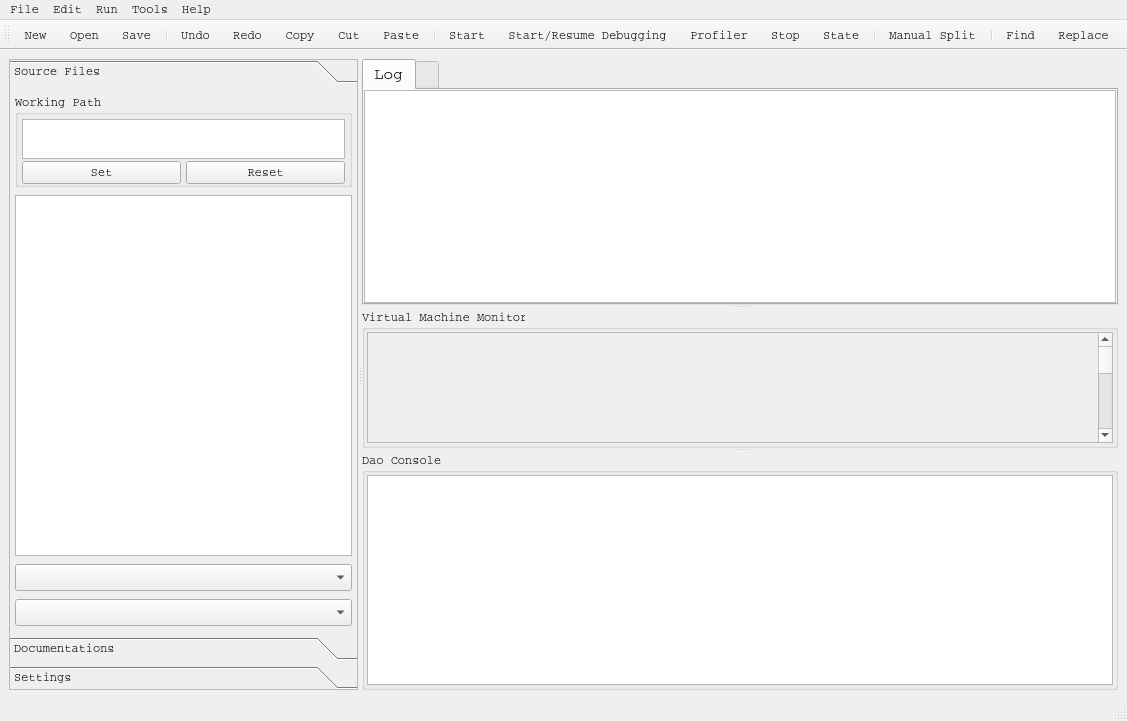
<?xml version="1.0" encoding="UTF-8"?>
<ui version="4.0">
 <class>DaoStudio</class>
 <widget class="QMainWindow" name="DaoStudio">
  <property name="geometry">
   <rect>
    <x>0</x>
    <y>0</y>
    <width>1127</width>
    <height>721</height>
   </rect>
  </property>
  <property name="sizePolicy">
   <sizepolicy hsizetype="Preferred" vsizetype="Preferred">
    <horstretch>0</horstretch>
    <verstretch>0</verstretch>
   </sizepolicy>
  </property>
  <property name="font">
   <font>
    <family>Courier</family>
   </font>
  </property>
  <property name="windowTitle">
   <string>DaoStudio</string>
  </property>
  <property name="windowIcon">
   <iconset resource="../daostudio.qrc">
    <normaloff>:/images/daostudio2.png</normaloff>:/images/daostudio2.png</iconset>
  </property>
  <widget class="QWidget" name="centralwidget">
   <layout class="QHBoxLayout" name="horizontalLayout">
    <item>
     <widget class="QSplitter" name="mainSplitter">
      <property name="orientation">
       <enum>Qt::Horizontal</enum>
      </property>
      <widget class="QToolBox" name="toolBox">
       <property name="sizePolicy">
        <sizepolicy hsizetype="Minimum" vsizetype="Preferred">
         <horstretch>0</horstretch>
         <verstretch>0</verstretch>
        </sizepolicy>
       </property>
       <property name="minimumSize">
        <size>
         <width>200</width>
         <height>0</height>
        </size>
       </property>
       <property name="maximumSize">
        <size>
         <width>400</width>
         <height>16777215</height>
        </size>
       </property>
       <property name="sizeIncrement">
        <size>
         <width>1</width>
         <height>1</height>
        </size>
       </property>
       <property name="baseSize">
        <size>
         <width>100</width>
         <height>100</height>
        </size>
       </property>
       <property name="frameShape">
        <enum>QFrame::StyledPanel</enum>
       </property>
       <property name="frameShadow">
        <enum>QFrame::Plain</enum>
       </property>
       <property name="currentIndex">
        <number>0</number>
       </property>
       <widget class="QWidget" name="pageSourceFile">
        <property name="geometry">
         <rect>
          <x>0</x>
          <y>0</y>
          <width>344</width>
          <height>510</height>
         </rect>
        </property>
        <property name="sizePolicy">
         <sizepolicy hsizetype="Minimum" vsizetype="Preferred">
          <horstretch>0</horstretch>
          <verstretch>0</verstretch>
         </sizepolicy>
        </property>
        <property name="minimumSize">
         <size>
          <width>100</width>
          <height>0</height>
         </size>
        </property>
        <property name="maximumSize">
         <size>
          <width>400</width>
          <height>16777215</height>
         </size>
        </property>
        <attribute name="icon">
         <iconset resource="../daostudio.qrc">
          <normaloff>:/images/daofile.png</normaloff>:/images/daofile.png</iconset>
        </attribute>
        <attribute name="label">
         <string>Source Files</string>
        </attribute>
        <layout class="QVBoxLayout" name="verticalLayout_2">
         <property name="spacing">
          <number>8</number>
         </property>
         <property name="margin">
          <number>5</number>
         </property>
         <item>
          <widget class="QGroupBox" name="groupBox_3">
           <property name="sizePolicy">
            <sizepolicy hsizetype="Minimum" vsizetype="Minimum">
             <horstretch>0</horstretch>
             <verstretch>0</verstretch>
            </sizepolicy>
           </property>
           <property name="minimumSize">
            <size>
             <width>100</width>
             <height>0</height>
            </size>
           </property>
           <property name="maximumSize">
            <size>
             <width>385</width>
             <height>16777215</height>
            </size>
           </property>
           <property name="title">
            <string>Working Path</string>
           </property>
           <layout class="QVBoxLayout" name="verticalLayout_6">
            <property name="spacing">
             <number>2</number>
            </property>
            <property name="leftMargin">
             <number>4</number>
            </property>
            <property name="topMargin">
             <number>4</number>
            </property>
            <property name="rightMargin">
             <number>4</number>
            </property>
            <property name="bottomMargin">
             <number>0</number>
            </property>
            <item>
             <widget class="QTextBrowser" name="wgtPathWorking">
              <property name="sizePolicy">
               <sizepolicy hsizetype="MinimumExpanding" vsizetype="Minimum">
                <horstretch>0</horstretch>
                <verstretch>0</verstretch>
               </sizepolicy>
              </property>
              <property name="minimumSize">
               <size>
                <width>100</width>
                <height>0</height>
               </size>
              </property>
              <property name="maximumSize">
               <size>
                <width>16777215</width>
                <height>40</height>
               </size>
              </property>
             </widget>
            </item>
            <item>
             <layout class="QHBoxLayout" name="horizontalLayout_2">
              <property name="spacing">
               <number>5</number>
              </property>
              <item>
               <widget class="QPushButton" name="btSetPath">
                <property name="minimumSize">
                 <size>
                  <width>50</width>
                  <height>0</height>
                 </size>
                </property>
                <property name="toolTip">
                 <string>Set the below browsing path as the working path</string>
                </property>
                <property name="text">
                 <string>Set</string>
                </property>
               </widget>
              </item>
              <item>
               <widget class="QPushButton" name="btResetPath">
                <property name="minimumSize">
                 <size>
                  <width>50</width>
                  <height>0</height>
                 </size>
                </property>
                <property name="toolTip">
                 <string>Set the working path as the below browsing path</string>
                </property>
                <property name="text">
                 <string>Reset</string>
                </property>
               </widget>
              </item>
             </layout>
            </item>
           </layout>
          </widget>
         </item>
         <item>
          <widget class="QListWidget" name="wgtFileList">
           <property name="sizePolicy">
            <sizepolicy hsizetype="Minimum" vsizetype="Expanding">
             <horstretch>0</horstretch>
             <verstretch>0</verstretch>
            </sizepolicy>
           </property>
           <property name="minimumSize">
            <size>
             <width>100</width>
             <height>0</height>
            </size>
           </property>
           <property name="maximumSize">
            <size>
             <width>385</width>
             <height>16777215</height>
            </size>
           </property>
           <property name="font">
            <font>
             <family>Courier</family>
             <pointsize>13</pointsize>
            </font>
           </property>
          </widget>
         </item>
         <item>
          <widget class="QComboBox" name="wgtPathList">
           <property name="sizePolicy">
            <sizepolicy hsizetype="Minimum" vsizetype="Fixed">
             <horstretch>0</horstretch>
             <verstretch>0</verstretch>
            </sizepolicy>
           </property>
           <property name="minimumSize">
            <size>
             <width>100</width>
             <height>0</height>
            </size>
           </property>
           <property name="maximumSize">
            <size>
             <width>388</width>
             <height>16777215</height>
            </size>
           </property>
           <property name="font">
            <font>
             <pointsize>12</pointsize>
            </font>
           </property>
          </widget>
         </item>
         <item>
          <widget class="QComboBox" name="wgtFileSuffix">
           <property name="sizePolicy">
            <sizepolicy hsizetype="Minimum" vsizetype="Fixed">
             <horstretch>0</horstretch>
             <verstretch>0</verstretch>
            </sizepolicy>
           </property>
           <property name="minimumSize">
            <size>
             <width>100</width>
             <height>0</height>
            </size>
           </property>
           <property name="maximumSize">
            <size>
             <width>388</width>
             <height>16777215</height>
            </size>
           </property>
           <property name="font">
            <font>
             <pointsize>12</pointsize>
            </font>
           </property>
          </widget>
         </item>
        </layout>
       </widget>
       <widget class="QWidget" name="pageDocumentation">
        <property name="geometry">
         <rect>
          <x>0</x>
          <y>0</y>
          <width>344</width>
          <height>510</height>
         </rect>
        </property>
        <property name="sizePolicy">
         <sizepolicy hsizetype="Minimum" vsizetype="Preferred">
          <horstretch>0</horstretch>
          <verstretch>0</verstretch>
         </sizepolicy>
        </property>
        <property name="minimumSize">
         <size>
          <width>100</width>
          <height>0</height>
         </size>
        </property>
        <property name="maximumSize">
         <size>
          <width>400</width>
          <height>16777215</height>
         </size>
        </property>
        <attribute name="icon">
         <iconset resource="../daostudio.qrc">
          <normaloff>:/images/book.png</normaloff>:/images/book.png</iconset>
        </attribute>
        <attribute name="label">
         <string>Documentations</string>
        </attribute>
        <layout class="QVBoxLayout" name="verticalLayout">
         <property name="margin">
          <number>5</number>
         </property>
         <item>
          <widget class="QListWidget" name="wgtDocList">
           <property name="sizePolicy">
            <sizepolicy hsizetype="Minimum" vsizetype="Expanding">
             <horstretch>0</horstretch>
             <verstretch>0</verstretch>
            </sizepolicy>
           </property>
           <property name="minimumSize">
            <size>
             <width>100</width>
             <height>0</height>
            </size>
           </property>
           <property name="maximumSize">
            <size>
             <width>385</width>
             <height>16777215</height>
            </size>
           </property>
           <property name="font">
            <font>
             <family>Courier</family>
             <pointsize>13</pointsize>
            </font>
           </property>
          </widget>
         </item>
        </layout>
       </widget>
       <widget class="QWidget" name="page">
        <property name="geometry">
         <rect>
          <x>0</x>
          <y>0</y>
          <width>344</width>
          <height>510</height>
         </rect>
        </property>
        <property name="sizePolicy">
         <sizepolicy hsizetype="Minimum" vsizetype="Preferred">
          <horstretch>0</horstretch>
          <verstretch>0</verstretch>
         </sizepolicy>
        </property>
        <property name="minimumSize">
         <size>
          <width>100</width>
          <height>0</height>
         </size>
        </property>
        <property name="maximumSize">
         <size>
          <width>400</width>
          <height>16777215</height>
         </size>
        </property>
        <attribute name="label">
         <string>Settings</string>
        </attribute>
        <layout class="QVBoxLayout" name="verticalLayout_5">
         <item>
          <widget class="QGroupBox" name="groupBox">
           <property name="sizePolicy">
            <sizepolicy hsizetype="Minimum" vsizetype="Preferred">
             <horstretch>0</horstretch>
             <verstretch>0</verstretch>
            </sizepolicy>
           </property>
           <property name="minimumSize">
            <size>
             <width>100</width>
             <height>0</height>
            </size>
           </property>
           <property name="maximumSize">
            <size>
             <width>370</width>
             <height>16777215</height>
            </size>
           </property>
           <property name="title">
            <string>Font</string>
           </property>
           <layout class="QVBoxLayout" name="verticalLayout_4">
            <item>
             <widget class="QFontComboBox" name="wgtFontFamily">
              <property name="sizePolicy">
               <sizepolicy hsizetype="Minimum" vsizetype="Fixed">
                <horstretch>0</horstretch>
                <verstretch>0</verstretch>
               </sizepolicy>
              </property>
              <property name="minimumSize">
               <size>
                <width>100</width>
                <height>0</height>
               </size>
              </property>
              <property name="maximumSize">
               <size>
                <width>16777215</width>
                <height>16777215</height>
               </size>
              </property>
             </widget>
            </item>
            <item>
             <widget class="QComboBox" name="wgtFontSize">
              <property name="sizePolicy">
               <sizepolicy hsizetype="Minimum" vsizetype="Fixed">
                <horstretch>0</horstretch>
                <verstretch>0</verstretch>
               </sizepolicy>
              </property>
              <property name="minimumSize">
               <size>
                <width>100</width>
                <height>0</height>
               </size>
              </property>
              <property name="maximumSize">
               <size>
                <width>16777215</width>
                <height>16777215</height>
               </size>
              </property>
             </widget>
            </item>
           </layout>
          </widget>
         </item>
         <item>
          <widget class="QGroupBox" name="groupBox_2">
           <property name="sizePolicy">
            <sizepolicy hsizetype="Minimum" vsizetype="Preferred">
             <horstretch>0</horstretch>
             <verstretch>0</verstretch>
            </sizepolicy>
           </property>
           <property name="minimumSize">
            <size>
             <width>100</width>
             <height>0</height>
            </size>
           </property>
           <property name="maximumSize">
            <size>
             <width>370</width>
             <height>16777215</height>
            </size>
           </property>
           <property name="title">
            <string>Background Color</string>
           </property>
           <layout class="QGridLayout" name="gridLayout">
            <item row="0" column="0">
             <widget class="QLabel" name="label">
              <property name="sizePolicy">
               <sizepolicy hsizetype="Minimum" vsizetype="Preferred">
                <horstretch>0</horstretch>
                <verstretch>0</verstretch>
               </sizepolicy>
              </property>
              <property name="minimumSize">
               <size>
                <width>0</width>
                <height>0</height>
               </size>
              </property>
              <property name="text">
               <string>Editor:</string>
              </property>
             </widget>
            </item>
            <item row="0" column="1">
             <widget class="QComboBox" name="wgtEditorColor">
              <property name="sizePolicy">
               <sizepolicy hsizetype="MinimumExpanding" vsizetype="Fixed">
                <horstretch>0</horstretch>
                <verstretch>0</verstretch>
               </sizepolicy>
              </property>
              <property name="minimumSize">
               <size>
                <width>100</width>
                <height>0</height>
               </size>
              </property>
             </widget>
            </item>
            <item row="1" column="0">
             <widget class="QLabel" name="label_2">
              <property name="sizePolicy">
               <sizepolicy hsizetype="Minimum" vsizetype="Preferred">
                <horstretch>0</horstretch>
                <verstretch>0</verstretch>
               </sizepolicy>
              </property>
              <property name="minimumSize">
               <size>
                <width>0</width>
                <height>0</height>
               </size>
              </property>
              <property name="text">
               <string>Console:</string>
              </property>
             </widget>
            </item>
            <item row="1" column="1">
             <widget class="QComboBox" name="wgtConsoleColor">
              <property name="sizePolicy">
               <sizepolicy hsizetype="MinimumExpanding" vsizetype="Fixed">
                <horstretch>0</horstretch>
                <verstretch>0</verstretch>
               </sizepolicy>
              </property>
              <property name="minimumSize">
               <size>
                <width>100</width>
                <height>0</height>
               </size>
              </property>
             </widget>
            </item>
           </layout>
          </widget>
         </item>
         <item>
          <widget class="QGroupBox" name="groupBox_5">
           <property name="sizePolicy">
            <sizepolicy hsizetype="Minimum" vsizetype="Preferred">
             <horstretch>0</horstretch>
             <verstretch>0</verstretch>
            </sizepolicy>
           </property>
           <property name="minimumSize">
            <size>
             <width>100</width>
             <height>0</height>
            </size>
           </property>
           <property name="maximumSize">
            <size>
             <width>370</width>
             <height>16777215</height>
            </size>
           </property>
           <property name="title">
            <string>Tab Visibility</string>
           </property>
           <layout class="QVBoxLayout" name="verticalLayout_7">
            <item>
             <widget class="QComboBox" name="wgtTabVisibility">
              <property name="sizePolicy">
               <sizepolicy hsizetype="Minimum" vsizetype="Fixed">
                <horstretch>0</horstretch>
                <verstretch>0</verstretch>
               </sizepolicy>
              </property>
              <property name="minimumSize">
               <size>
                <width>100</width>
                <height>0</height>
               </size>
              </property>
              <item>
               <property name="text">
                <string>None</string>
               </property>
              </item>
              <item>
               <property name="text">
                <string>Low</string>
               </property>
              </item>
              <item>
               <property name="text">
                <string>Normal</string>
               </property>
              </item>
              <item>
               <property name="text">
                <string>High</string>
               </property>
              </item>
             </widget>
            </item>
           </layout>
          </widget>
         </item>
         <item>
          <widget class="QGroupBox" name="groupBox_4">
           <property name="sizePolicy">
            <sizepolicy hsizetype="Minimum" vsizetype="Preferred">
             <horstretch>0</horstretch>
             <verstretch>0</verstretch>
            </sizepolicy>
           </property>
           <property name="minimumSize">
            <size>
             <width>100</width>
             <height>0</height>
            </size>
           </property>
           <property name="maximumSize">
            <size>
             <width>370</width>
             <height>16777215</height>
            </size>
           </property>
           <property name="title">
            <string>Edit Mode</string>
           </property>
           <layout class="QGridLayout" name="gridLayout_2">
            <item row="0" column="0">
             <widget class="QLabel" name="label_3">
              <property name="sizePolicy">
               <sizepolicy hsizetype="Minimum" vsizetype="Preferred">
                <horstretch>0</horstretch>
                <verstretch>0</verstretch>
               </sizepolicy>
              </property>
              <property name="minimumSize">
               <size>
                <width>0</width>
                <height>0</height>
               </size>
              </property>
              <property name="text">
               <string>Editor:</string>
              </property>
             </widget>
            </item>
            <item row="0" column="1" rowspan="2">
             <widget class="QComboBox" name="wgtEditorMode">
              <property name="sizePolicy">
               <sizepolicy hsizetype="MinimumExpanding" vsizetype="Fixed">
                <horstretch>0</horstretch>
                <verstretch>0</verstretch>
               </sizepolicy>
              </property>
              <property name="minimumSize">
               <size>
                <width>100</width>
                <height>0</height>
               </size>
              </property>
             </widget>
            </item>
            <item row="1" column="0" rowspan="2">
             <widget class="QLabel" name="label_4">
              <property name="sizePolicy">
               <sizepolicy hsizetype="Minimum" vsizetype="Preferred">
                <horstretch>0</horstretch>
                <verstretch>0</verstretch>
               </sizepolicy>
              </property>
              <property name="minimumSize">
               <size>
                <width>0</width>
                <height>0</height>
               </size>
              </property>
              <property name="text">
               <string>Console:</string>
              </property>
             </widget>
            </item>
            <item row="2" column="1">
             <widget class="QComboBox" name="wgtConsoleMode">
              <property name="sizePolicy">
               <sizepolicy hsizetype="MinimumExpanding" vsizetype="Fixed">
                <horstretch>0</horstretch>
                <verstretch>0</verstretch>
               </sizepolicy>
              </property>
              <property name="minimumSize">
               <size>
                <width>100</width>
                <height>0</height>
               </size>
              </property>
             </widget>
            </item>
           </layout>
          </widget>
         </item>
         <item>
          <spacer name="verticalSpacer">
           <property name="orientation">
            <enum>Qt::Vertical</enum>
           </property>
           <property name="sizeHint" stdset="0">
            <size>
             <width>20</width>
             <height>40</height>
            </size>
           </property>
          </spacer>
         </item>
        </layout>
       </widget>
      </widget>
      <widget class="QSplitter" name="splitter">
       <property name="orientation">
        <enum>Qt::Vertical</enum>
       </property>
       <widget class="DaoTabEditor" name="wgtEditorTabs">
        <property name="minimumSize">
         <size>
          <width>500</width>
          <height>100</height>
         </size>
        </property>
        <property name="font">
         <font>
          <family>Courier</family>
          <pointsize>12</pointsize>
         </font>
        </property>
        <property name="currentIndex">
         <number>0</number>
        </property>
        <property name="iconSize">
         <size>
          <width>24</width>
          <height>24</height>
         </size>
        </property>
        <widget class="QWidget" name="tab">
         <attribute name="title">
          <string>Log</string>
         </attribute>
         <layout class="QVBoxLayout" name="verticalLayout_3">
          <property name="margin">
           <number>0</number>
          </property>
          <item>
           <widget class="QTextBrowser" name="wgtLogText">
            <property name="minimumSize">
             <size>
              <width>600</width>
              <height>50</height>
             </size>
            </property>
            <property name="font">
             <font>
              <family>Courier</family>
             </font>
            </property>
           </widget>
          </item>
         </layout>
        </widget>
        <widget class="QWidget" name="tab_3">
         <attribute name="icon">
          <iconset resource="../daostudio.qrc">
           <normaloff>:/images/book.png</normaloff>:/images/book.png</iconset>
         </attribute>
         <attribute name="title">
          <string/>
         </attribute>
        </widget>
       </widget>
       <widget class="QGroupBox" name="wgtGroupMonitor">
        <property name="title">
         <string>Virtual Machine Monitor</string>
        </property>
        <layout class="QVBoxLayout" name="verticalLayout_8">
         <property name="margin">
          <number>2</number>
         </property>
         <item>
          <widget class="QScrollArea" name="wgtMonitorArea">
           <property name="minimumSize">
            <size>
             <width>0</width>
             <height>100</height>
            </size>
           </property>
           <property name="widgetResizable">
            <bool>true</bool>
           </property>
           <widget class="DaoMonitor" name="wgtMonitor">
            <property name="geometry">
             <rect>
              <x>0</x>
              <y>0</y>
              <width>723</width>
              <height>400</height>
             </rect>
            </property>
            <property name="minimumSize">
             <size>
              <width>0</width>
              <height>400</height>
             </size>
            </property>
           </widget>
          </widget>
         </item>
        </layout>
       </widget>
       <widget class="QGroupBox" name="wgtGroupConsole">
        <property name="title">
         <string>Dao Console</string>
        </property>
        <layout class="QVBoxLayout" name="verticalLayout_9">
         <property name="margin">
          <number>2</number>
         </property>
         <item>
          <widget class="DaoConsole" name="wgtConsole">
           <property name="minimumSize">
            <size>
             <width>600</width>
             <height>100</height>
            </size>
           </property>
           <property name="font">
            <font>
             <family>Courier 10 Pitch</family>
             <pointsize>14</pointsize>
             <weight>50</weight>
             <bold>false</bold>
            </font>
           </property>
          </widget>
         </item>
        </layout>
       </widget>
      </widget>
     </widget>
    </item>
   </layout>
  </widget>
  <widget class="QMenuBar" name="menubar">
   <property name="geometry">
    <rect>
     <x>0</x>
     <y>0</y>
     <width>1127</width>
     <height>22</height>
    </rect>
   </property>
   <widget class="QMenu" name="menuFile">
    <property name="title">
     <string>File</string>
    </property>
    <addaction name="actionNew"/>
    <addaction name="actionOpen"/>
    <addaction name="actionSave"/>
    <addaction name="actionSave_as"/>
    <addaction name="separator"/>
    <addaction name="actionPrint"/>
    <addaction name="separator"/>
    <addaction name="actionQuit"/>
   </widget>
   <widget class="QMenu" name="menuEdit">
    <property name="title">
     <string>Edit</string>
    </property>
    <addaction name="actionUndo"/>
    <addaction name="actionRedo"/>
    <addaction name="actionCopy"/>
    <addaction name="actionCut"/>
    <addaction name="actionPaste"/>
    <addaction name="separator"/>
    <addaction name="actionFind"/>
    <addaction name="actionReplace"/>
   </widget>
   <widget class="QMenu" name="menuHelp">
    <property name="title">
     <string>Help</string>
    </property>
    <addaction name="actionTips"/>
    <addaction name="actionDocs"/>
    <addaction name="actionHelpVIM"/>
    <addaction name="actionAbout"/>
   </widget>
   <widget class="QMenu" name="menuRun">
    <property name="title">
     <string>Run</string>
    </property>
    <addaction name="actionStart"/>
    <addaction name="actionStop"/>
    <addaction name="actionDebug"/>
   </widget>
   <widget class="QMenu" name="menuTools">
    <property name="title">
     <string>Tools</string>
    </property>
    <addaction name="actionRestartMonitor"/>
   </widget>
   <addaction name="menuFile"/>
   <addaction name="menuEdit"/>
   <addaction name="menuRun"/>
   <addaction name="menuTools"/>
   <addaction name="menuHelp"/>
  </widget>
  <widget class="QStatusBar" name="statusbar"/>
  <widget class="QToolBar" name="DConToolBar">
   <property name="font">
    <font>
     <family>Helvetica</family>
    </font>
   </property>
   <property name="windowTitle">
    <string>toolBar</string>
   </property>
   <attribute name="toolBarArea">
    <enum>TopToolBarArea</enum>
   </attribute>
   <attribute name="toolBarBreak">
    <bool>false</bool>
   </attribute>
   <addaction name="actionNew"/>
   <addaction name="actionOpen"/>
   <addaction name="actionSave"/>
   <addaction name="separator"/>
   <addaction name="actionUndo"/>
   <addaction name="actionRedo"/>
   <addaction name="actionCopy"/>
   <addaction name="actionCut"/>
   <addaction name="actionPaste"/>
   <addaction name="separator"/>
   <addaction name="actionStart"/>
   <addaction name="actionDebug"/>
   <addaction name="actionProfiler"/>
   <addaction name="actionStop"/>
   <addaction name="actionState"/>
   <addaction name="separator"/>
   <addaction name="actionMSplit"/>
   <addaction name="separator"/>
   <addaction name="actionFind"/>
   <addaction name="actionReplace"/>
  </widget>
  <action name="actionOpen">
   <property name="text">
    <string>Open</string>
   </property>
  </action>
  <action name="actionSave">
   <property name="text">
    <string>Save</string>
   </property>
  </action>
  <action name="actionQuit">
   <property name="text">
    <string>Quit</string>
   </property>
  </action>
  <action name="actionUndo">
   <property name="text">
    <string>Undo</string>
   </property>
   <property name="toolTip">
    <string>Undo/Backward</string>
   </property>
  </action>
  <action name="actionRedo">
   <property name="text">
    <string>Redo</string>
   </property>
   <property name="toolTip">
    <string>Redo/Forward</string>
   </property>
  </action>
  <action name="actionCopy">
   <property name="icon">
    <iconset resource="../daostudio.qrc">
     <normaloff>:/images/copy.png</normaloff>:/images/copy.png</iconset>
   </property>
   <property name="text">
    <string>Copy</string>
   </property>
  </action>
  <action name="actionCut">
   <property name="icon">
    <iconset resource="../daostudio.qrc">
     <normaloff>:/images/cut.png</normaloff>:/images/cut.png</iconset>
   </property>
   <property name="text">
    <string>Cut</string>
   </property>
  </action>
  <action name="actionPaste">
   <property name="icon">
    <iconset resource="../daostudio.qrc">
     <normaloff>:/images/paste.png</normaloff>:/images/paste.png</iconset>
   </property>
   <property name="text">
    <string>Paste</string>
   </property>
  </action>
  <action name="actionFind">
   <property name="icon">
    <iconset resource="../daostudio.qrc">
     <normaloff>:/images/find.png</normaloff>:/images/find.png</iconset>
   </property>
   <property name="text">
    <string>Find</string>
   </property>
  </action>
  <action name="actionReplace">
   <property name="icon">
    <iconset resource="../daostudio.qrc">
     <normaloff>:/images/replace.png</normaloff>:/images/replace.png</iconset>
   </property>
   <property name="text">
    <string>Replace</string>
   </property>
  </action>
  <action name="actionAbout">
   <property name="text">
    <string>About DaoStudio</string>
   </property>
  </action>
  <action name="actionNew">
   <property name="text">
    <string>New</string>
   </property>
  </action>
  <action name="actionStart">
   <property name="icon">
    <iconset resource="../daostudio.qrc">
     <normaloff>:/images/start.png</normaloff>:/images/start.png</iconset>
   </property>
   <property name="text">
    <string>Start</string>
   </property>
  </action>
  <action name="actionStop">
   <property name="icon">
    <iconset resource="../daostudio.qrc">
     <normaloff>:/images/stop.png</normaloff>:/images/stop.png</iconset>
   </property>
   <property name="text">
    <string>Stop</string>
   </property>
  </action>
  <action name="actionSave_as">
   <property name="text">
    <string>Save as</string>
   </property>
  </action>
  <action name="actionMSplit">
   <property name="checkable">
    <bool>true</bool>
   </property>
   <property name="icon">
    <iconset resource="../daostudio.qrc">
     <normaloff>:/images/msplit2.png</normaloff>:/images/msplit2.png</iconset>
   </property>
   <property name="text">
    <string>Manual Split</string>
   </property>
   <property name="toolTip">
    <string>Manual Split code editor, console and data widget</string>
   </property>
  </action>
  <action name="actionState">
   <property name="icon">
    <iconset resource="../daostudio.qrc">
     <normaloff>:/images/greenball.png</normaloff>:/images/greenball.png</iconset>
   </property>
   <property name="text">
    <string>State</string>
   </property>
  </action>
  <action name="actionDebug">
   <property name="icon">
    <iconset resource="../daostudio.qrc">
     <normaloff>:/images/debug.png</normaloff>:/images/debug.png</iconset>
   </property>
   <property name="text">
    <string>Start/Resume Debugging</string>
   </property>
   <property name="toolTip">
    <string>Start/Resume Debugging</string>
   </property>
  </action>
  <action name="actionTips">
   <property name="text">
    <string>Usage Tips</string>
   </property>
  </action>
  <action name="actionDocs">
   <property name="text">
    <string>Documentations</string>
   </property>
  </action>
  <action name="actionPrint">
   <property name="text">
    <string>Print</string>
   </property>
  </action>
  <action name="actionRestartMonitor">
   <property name="text">
    <string>Restart Program Monitor</string>
   </property>
  </action>
  <action name="actionHelpVIM">
   <property name="text">
    <string>DS-VIM Commands</string>
   </property>
  </action>
  <action name="actionProfiler">
   <property name="checkable">
    <bool>true</bool>
   </property>
   <property name="text">
    <string>Profiler</string>
   </property>
   <property name="toolTip">
    <string>Activate/Deactivate Profiler</string>
   </property>
  </action>
 </widget>
 <customwidgets>
  <customwidget>
   <class>DaoConsole</class>
   <extends>QTextEdit</extends>
   <header>daoConsole.h</header>
  </customwidget>
  <customwidget>
   <class>DaoTabEditor</class>
   <extends>QTabWidget</extends>
   <header>daoEditor.h</header>
   <container>1</container>
  </customwidget>
  <customwidget>
   <class>DaoMonitor</class>
   <extends>QWidget</extends>
   <header>daoMonitor.h</header>
   <container>1</container>
  </customwidget>
 </customwidgets>
 <resources>
  <include location="../daostudio.qrc"/>
 </resources>
 <connections/>
</ui>
